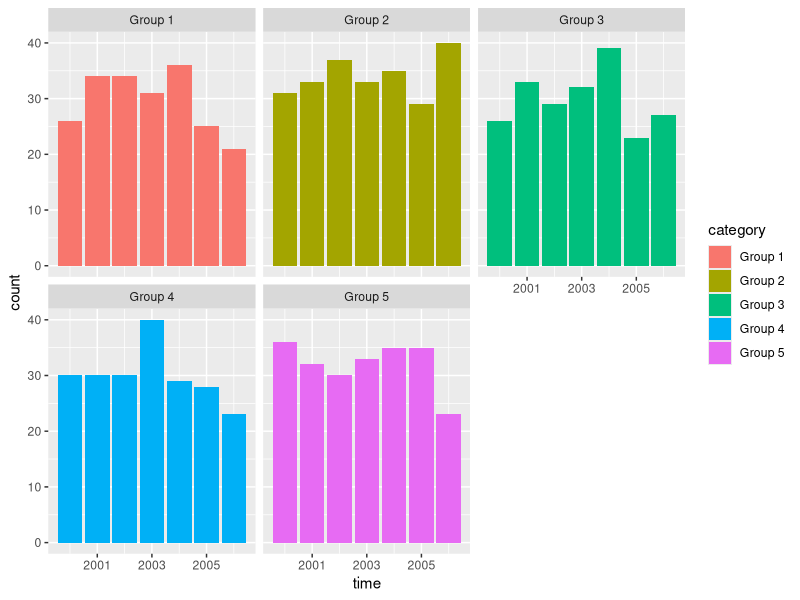
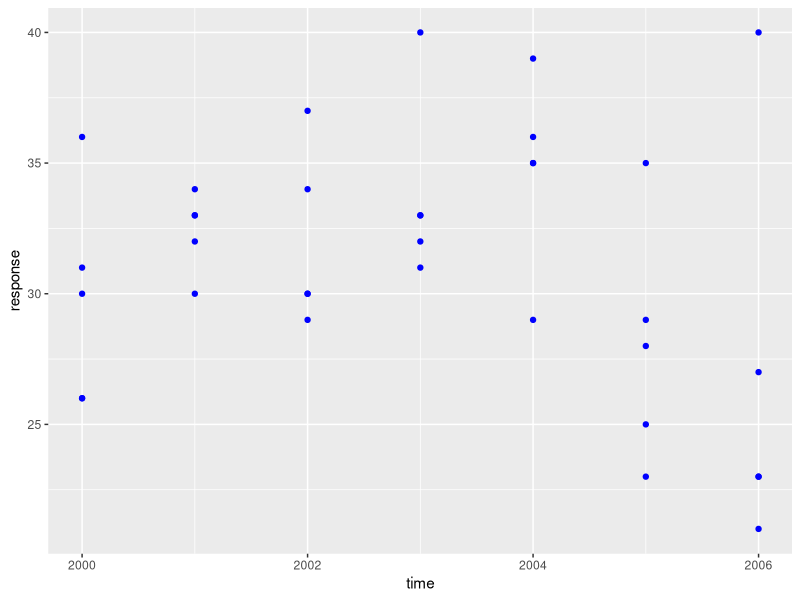
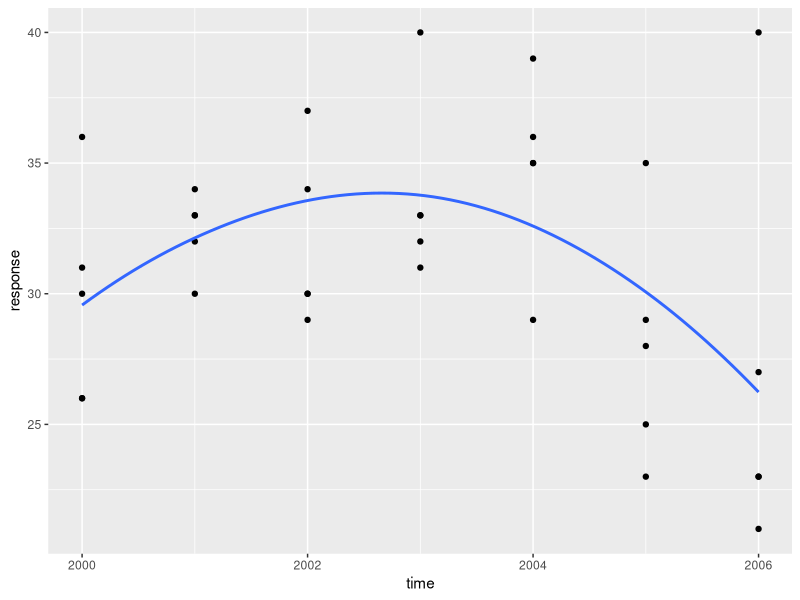

The R script that drew these images, in order:
## ---- chunk 1
knitr::opts_chunk$set(echo = TRUE)
## ---- chunk 2
library(tidyverse)
category <- rep(c("Group 1", "Group 2", "Group 3", "Group 4", "Group 5"), 7)
time <- rep(c(2000, 2001, 2002, 2003, 2004, 2005, 2006), each = 5) 
response <- rpois(length(category), 30)
df <- tibble(category, time, response)

ggplot(data = df, aes(x = time, y = response)) +
  geom_col(aes(fill = category)) +
  labs(y = "count") + facet_wrap(~ category)
## ---- chunk 3
ggplot(data = df, aes(x = time, y = response), colours("blue")) +
  geom_point(colour = "blue")
## ---- chunk 4
ggplot(data = df, aes(x = time, y = response)) +
  geom_point() +
  geom_smooth(se = FALSE, span = 1.9)
